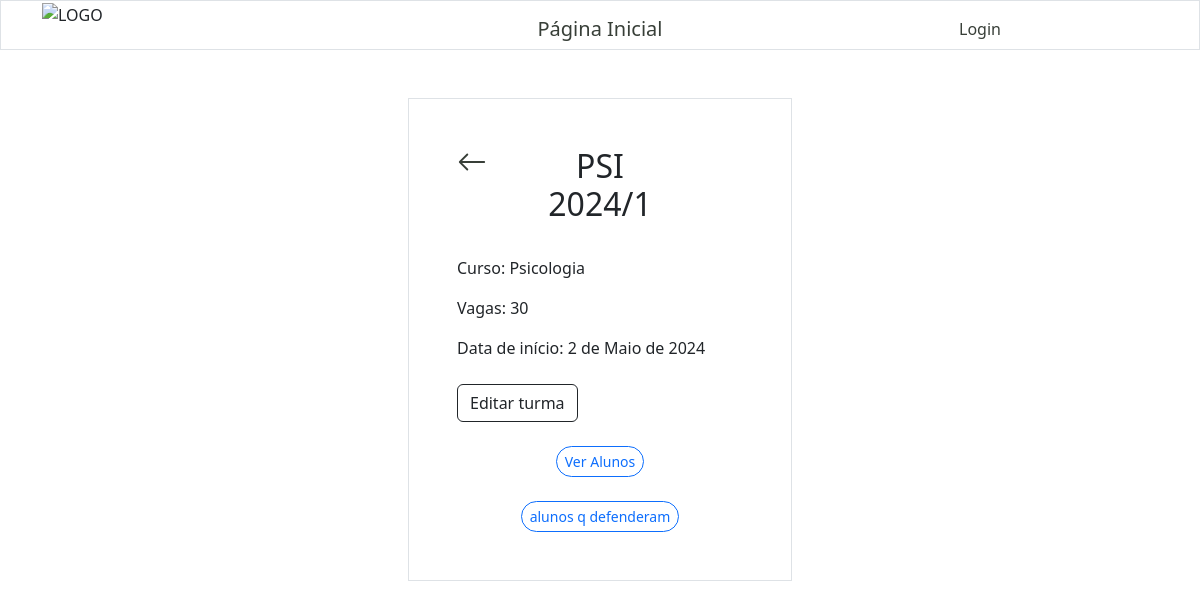
/turmas/details/2/, run on the app's committed database.
### turmas/models.py (models this page shows, shortened)
class Turma(models.Model):
    nome = models.CharField(max_length=255)
    vagas = models.IntegerField(null=True)
    curso = models.CharField(max_length=255)
    data_de_inicio = models.DateField(null=True)
    data_de_criacao = models.DateField(default=timezone.now)

### turmas/views.py (the view)
# urls.py: path('turmas/details/<int:id>/', views.details, name='details'),
def details(request, id):
    myturma = Turma.objects.get(id=id)
    aluno_defendeu = Aluno.objects.filter(defesa=True, curso=myturma)
    contador = Aluno.objects.filter(defesa=True, curso=myturma).count()
    aluno_turma = Aluno.objects.filter(curso=myturma)
    context = {'myturma': myturma, 'aluno_turma' : aluno_turma, 'aluno_defendeu': aluno_defendeu, 'contador': contador}
    return render(request, "details.html", context)

### turmas/templates/details.html (shortened to what this page needs)
{% extends "master.html" %}
{% block content %}
    {% include "header.html" %}
    <div class="row">
        <div class="col"></div>
        <div class="col">
            <div class="container p-5 my-5 border">
                <div class="row mb-4">
                    <div class="col">
                        <a href="/turmas">
                            <svg xmlns="http://www.w3.org/2000/svg" width="30" height="30" fill="currentColor" class="bi bi-arrow-left" viewBox="0 0 16 16">
                                <path fill-rule="evenodd" d="M15 8a.5.5 0 0 0-.5-.5H2.707l3.147-3.146a.5.5 0 1 0-.708-.708l-4 4a.5.5 0 0 0 0 .708l4 4a.5.5 0 0 0 .708-.708L2.707 8.5H14.5A.5.5 0 0 0 15 8"/>
                            </svg>
                        </a>
                    </div>
                    <div class="col-6">
                        <h2 class="text-center">{{ myturma.nome }}</h2>
                    </div>
                    <div class="col"></div>
                  </div>
                <p>Curso: {{ myturma.curso }}</p>
                <p>Vagas: {{ myturma.vagas }}</p>
                <p>Data de início: {{ myturma.data_de_inicio }}</p>
                <div class="container px-0 mt-4">
                    <a href="{% url 'editar_turma' myturma.id %}">
                        <button type="button" class="btn btn-outline-dark">
                            Editar turma
                        </button>
                    </a>
                </div>
                <div class="text-center mt-4">
                    <button class="btn btn-outline-primary btn-sm rounded-pill" type="button" data-bs-toggle="collapse" data-bs-target="#demo" aria-expanded="false" aria-controls="demo">
                        Ver Alunos
                    </button>
                </div>
                <div class="text-center mt-4">
                    <button class="btn btn-outline-primary btn-sm rounded-pill" type="button" data-bs-toggle="collapse" data-bs-target="#def" aria-expanded="false" aria-controls="def">
                        alunos q defenderam
                    </button>
                </div>
            </div>
        </div>
        <div class="col"></div>
    </div>
{% endblock %}

### alunos/static/css/style.css (style rules this page uses)
a { color: rgb(56, 63, 56); background-color: transparent; text-decoration: none; }

### data on the page
Turma: nome "PSI 2024/1", curso "Psicologia", vagas "30", data_de_inicio "2 de Maio de 2024"
